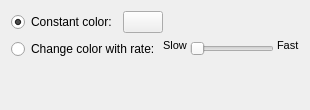
          <widget class="QWidget" name="page_2">
           <layout class="QVBoxLayout" name="verticalLayout">
            <item>
             <layout class="QHBoxLayout" name="horizontalLayout_2">
              <item>
               <widget class="QRadioButton" name="radioButton_ConstantColorMoodLampMode">
                <property name="text">
                 <string>Constant color:</string>
                </property>
                <property name="checkable">
                 <bool>true</bool>
                </property>
                <property name="checked">
                 <bool>true</bool>
                </property>
               </widget>
              </item>
              <item>
               <widget class="ColorButton" name="pushButton_SelectColor">
                <property name="text">
                 <string/>
                </property>
                <property name="flat">
                 <bool>false</bool>
                </property>
               </widget>
              </item>
              <item>
               <spacer name="horizontalSpacer_8">
                <property name="orientation">
                 <enum>Qt::Horizontal</enum>
                </property>
                <property name="sizeHint" stdset="0">
                 <size>
                  <width>40</width>
                  <height>20</height>
                 </size>
                </property>
               </spacer>
              </item>
             </layout>
            </item>
            <item>
             <layout class="QHBoxLayout" name="horizontalLayout_7">
              <property name="spacing">
               <number>3</number>
              </property>
              <item>
               <widget class="QRadioButton" name="radioButton_LiquidColorMoodLampMode">
                <property name="text">
                 <string>Change color with rate:</string>
                </property>
               </widget>
              </item>
              <item>
               <widget class="QLabel" name="label_slowMoodLampSpeed">
                <property name="font">
                 <font>
                  <pointsize>8</pointsize>
                 </font>
                </property>
                <property name="styleSheet">
                 <string notr="true">margin-bottom:0.4em; margin-left:0.5em</string>
                </property>
                <property name="text">
                 <string>Slow</string>
                </property>
                <property name="alignment">
                 <set>Qt::AlignLeading|Qt::AlignLeft|Qt::AlignTop</set>
                </property>
               </widget>
              </item>
              <item>
               <widget class="QSlider" name="horizontalSlider_MoodLampSpeed">
                <property name="enabled">
                 <bool>false</bool>
                </property>
                <property name="minimum">
                 <number>1</number>
                </property>
                <property name="maximum">
                 <number>100</number>
                </property>
                <property name="orientation">
                 <enum>Qt::Horizontal</enum>
                </property>
               </widget>
              </item>
              <item>
               <widget class="QLabel" name="label_fastMoodLampSpeed">
                <property name="font">
                 <font>
                  <pointsize>8</pointsize>
                 </font>
                </property>
                <property name="styleSheet">
                 <string notr="true">margin-bottom:0.4em;</string>
                </property>
                <property name="text">
                 <string>Fast</string>
                </property>
                <property name="alignment">
                 <set>Qt::AlignLeading|Qt::AlignLeft|Qt::AlignTop</set>
                </property>
               </widget>
              </item>
             </layout>
            </item>
            <item>
             <spacer name="verticalSpacer_7">
              <property name="orientation">
               <enum>Qt::Vertical</enum>
              </property>
              <property name="sizeHint" stdset="0">
               <size>
                <width>20</width>
                <height>40</height>
               </size>
              </property>
             </spacer>
            </item>
           </layout>
          </widget>
